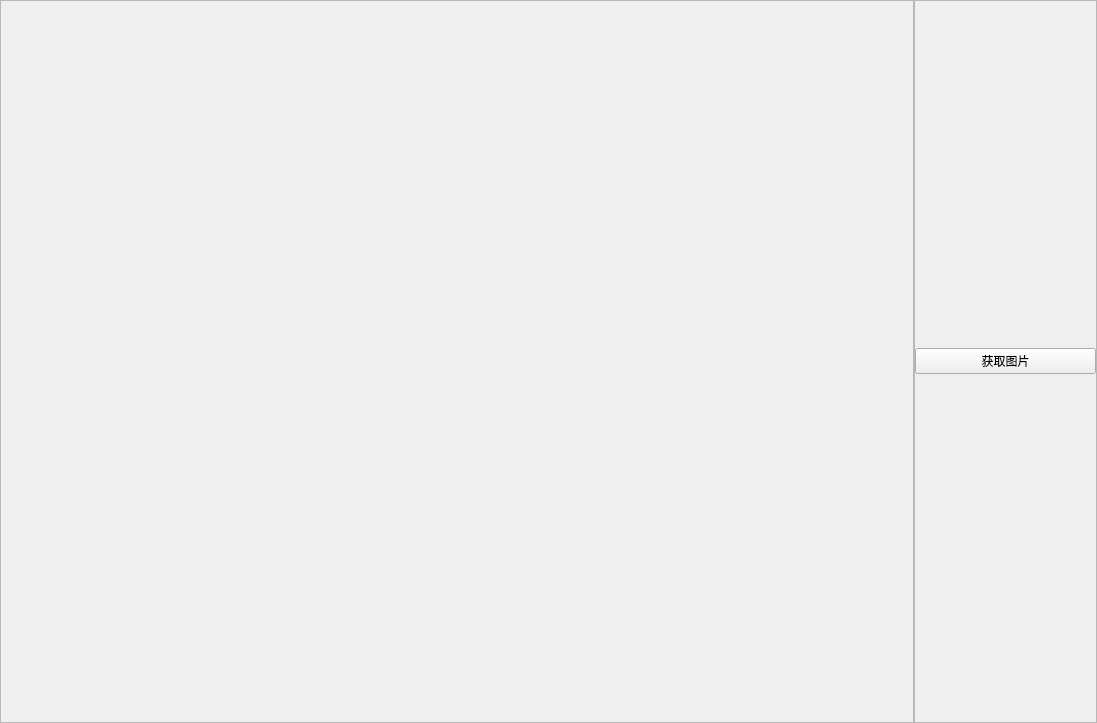
<?xml version="1.0" encoding="UTF-8"?>
<ui version="4.0">
 <class>CGetImageWidget</class>
 <widget class="QWidget" name="CGetImageWidget">
  <property name="geometry">
   <rect>
    <x>0</x>
    <y>0</y>
    <width>1097</width>
    <height>723</height>
   </rect>
  </property>
  <property name="windowTitle">
   <string>Form</string>
  </property>
  <layout class="QHBoxLayout" name="horizontalLayout">
   <property name="spacing">
    <number>0</number>
   </property>
   <property name="leftMargin">
    <number>0</number>
   </property>
   <property name="topMargin">
    <number>0</number>
   </property>
   <property name="rightMargin">
    <number>0</number>
   </property>
   <property name="bottomMargin">
    <number>0</number>
   </property>
   <item>
    <widget class="QFrame" name="frame">
     <property name="sizePolicy">
      <sizepolicy hsizetype="Preferred" vsizetype="Preferred">
       <horstretch>5</horstretch>
       <verstretch>0</verstretch>
      </sizepolicy>
     </property>
     <property name="frameShape">
      <enum>QFrame::StyledPanel</enum>
     </property>
     <property name="frameShadow">
      <enum>QFrame::Raised</enum>
     </property>
     <layout class="QHBoxLayout" name="horizontalLayout_3">
      <property name="spacing">
       <number>0</number>
      </property>
      <property name="leftMargin">
       <number>0</number>
      </property>
      <property name="topMargin">
       <number>0</number>
      </property>
      <property name="rightMargin">
       <number>0</number>
      </property>
      <property name="bottomMargin">
       <number>0</number>
      </property>
      <item>
       <layout class="QHBoxLayout" name="frame_img"/>
      </item>
     </layout>
    </widget>
   </item>
   <item>
    <widget class="QFrame" name="frame_2">
     <property name="sizePolicy">
      <sizepolicy hsizetype="Preferred" vsizetype="Preferred">
       <horstretch>1</horstretch>
       <verstretch>0</verstretch>
      </sizepolicy>
     </property>
     <property name="frameShape">
      <enum>QFrame::StyledPanel</enum>
     </property>
     <property name="frameShadow">
      <enum>QFrame::Raised</enum>
     </property>
     <layout class="QHBoxLayout" name="horizontalLayout_2">
      <property name="spacing">
       <number>0</number>
      </property>
      <property name="leftMargin">
       <number>0</number>
      </property>
      <property name="topMargin">
       <number>0</number>
      </property>
      <property name="rightMargin">
       <number>0</number>
      </property>
      <property name="bottomMargin">
       <number>0</number>
      </property>
      <item>
       <layout class="QHBoxLayout" name="frame_pam">
        <item>
         <widget class="QPushButton" name="pushButton">
          <property name="text">
           <string>获取图片</string>
          </property>
         </widget>
        </item>
       </layout>
      </item>
     </layout>
    </widget>
   </item>
  </layout>
 </widget>
 <resources/>
 <connections/>
</ui>
